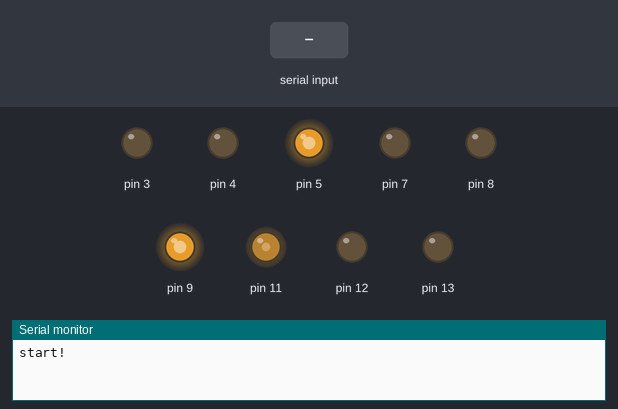
The sketch below on a simulated Arduino Uno, built with avr-gcc and run on an emulated ATmega328P. On the bench: output pins drawn as LEDs (lit = HIGH), the last lines printed to the serial monitor. Inputs (shaded band) come from the test bench.

Above: at 1.2 s.
1.3 s: "u" received over Serial
At 2.5 s:
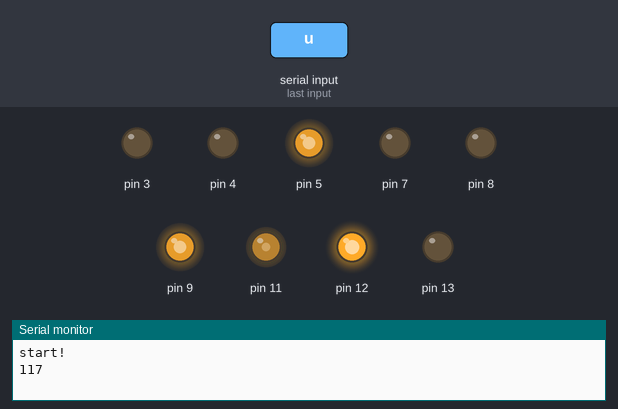
2.8 s: "d" received over Serial
At 3.6 s:
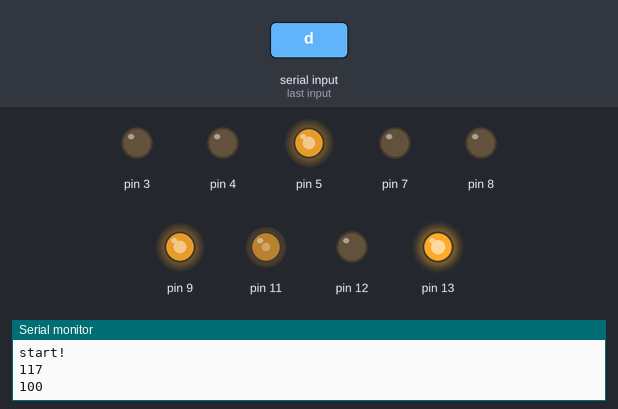
4.3 s: "g90\n" received over Serial
At 4.7 s:
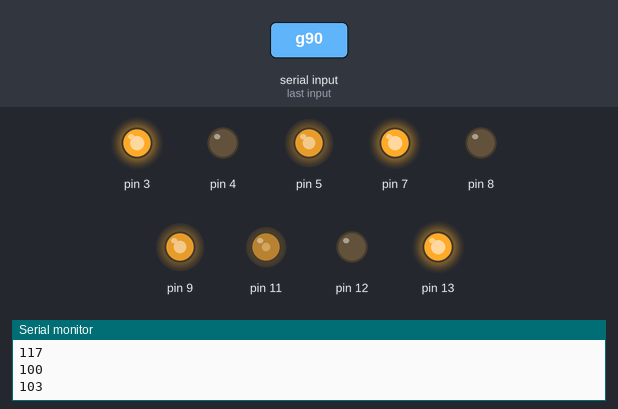
5.8 s: "k" received over Serial
At 7.0 s:
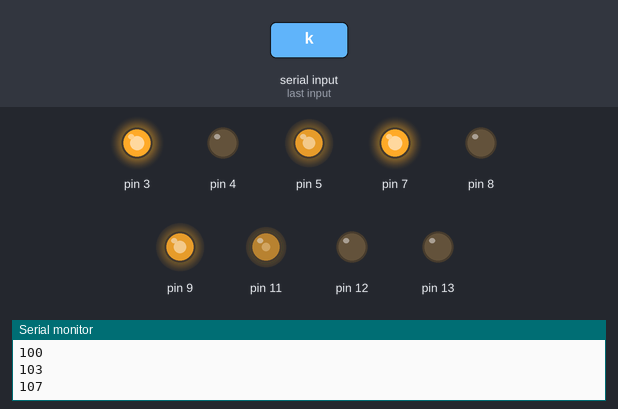
7.3 s: "b90\n" received over Serial
At 8.2 s:
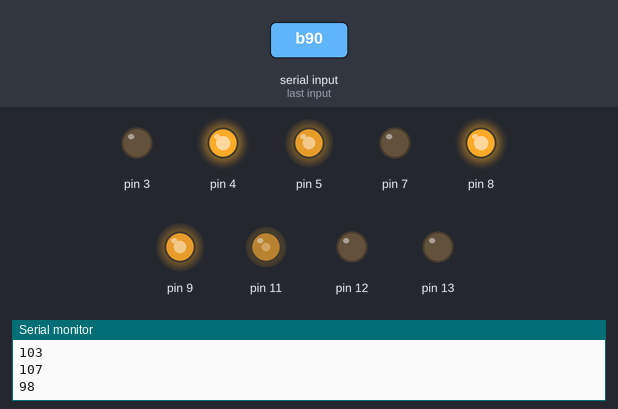
8.8 s: "l90\n" received over Serial
At 9.4 s:
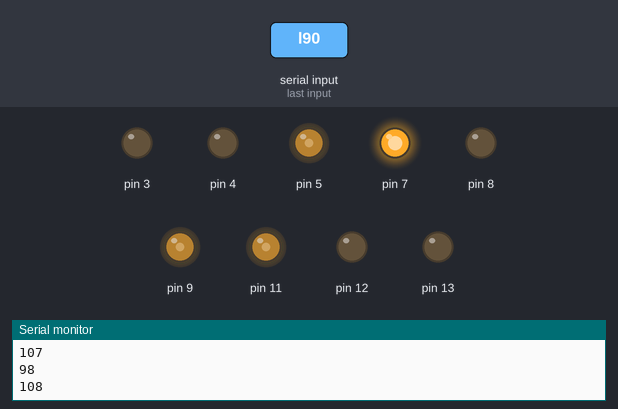
Timing chart, 0 to 11.3 s (numbered marks = the images above; inputs shaded):
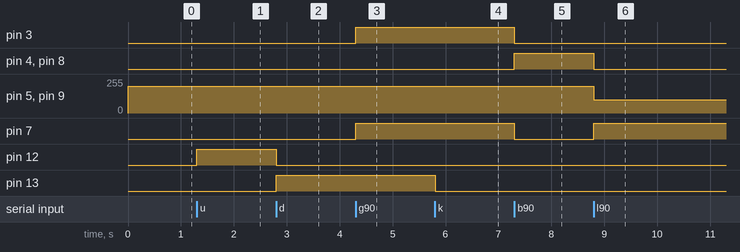

Measured:
- after the input at 1.3 s, pin 12: LOW → HIGH at once
- after the input at 2.8 s, pin 12: HIGH → LOW at once; pin 13: LOW → HIGH at once
- after the input at 4.3 s, pin 3, pin 7: LOW → HIGH at once
- after the input at 5.8 s, pin 13: HIGH → LOW at once
- after the input at 7.3 s, pin 3, pin 7: HIGH → LOW at once; pin 4, pin 8: LOW → HIGH at once
- after the input at 8.8 s, pin 4, pin 8: HIGH → LOW at once; pin 5, pin 9: 200/255 → 100/255 at once; pin 7: LOW → HIGH at once

The sketch:

motor.ino
```cpp
//arduino motor control program

void motorStop();
int turn_powerL=100;
int turn_powerR=100;
int powerL=200;
int powerR=200;

int headPower=100;

void changePower(int l,int r){
  analogWrite(5,l);
  analogWrite(9,r);
}

void changeHeadPower(int p){
  analogWrite(11,p);
}

void setup() {

  pinMode(4, OUTPUT);
  pinMode(3, OUTPUT);
  pinMode(7,OUTPUT);
  pinMode(8,OUTPUT);

  pinMode(13,OUTPUT);
  pinMode(12,OUTPUT);

  changePower(powerL,powerR);
  changeHeadPower(headPower);
  motorStop();
  Serial.begin(9600);
  Serial.println("start!");
}

void motorGo_h(){
  digitalWrite(12,HIGH);
  digitalWrite(13,LOW);
}

void motorStop_h(){
  digitalWrite(12,LOW);
  digitalWrite(13,LOW);
}

void motorBack_h(){
  digitalWrite(12,LOW);
  digitalWrite(13,HIGH);
}

void motorGo_r(){
  digitalWrite(7,HIGH);
  digitalWrite(8,LOW);
}

void motorStop_r(){
  digitalWrite(7,LOW);
  digitalWrite(8,LOW);
}

void motorBack_r(){
  digitalWrite(7,LOW);
  digitalWrite(8,HIGH);
}

void motorGo_l(){
  digitalWrite(3,HIGH);
  digitalWrite(4,LOW);
}

void motorStop_l(){
  digitalWrite(3,LOW);
  digitalWrite(4,LOW);
}

void motorBack_l(){
  digitalWrite(3,LOW);
  digitalWrite(4,HIGH);
}

void motorGo(){
  changePower(powerL,powerR);
    motorGo_r();
    motorGo_l();
}

void motorBack(){
  changePower(powerL,powerR);
    motorBack_r();
    motorBack_l();
}
void motorStop(){
    motorStop_r();
    motorStop_l();
}


void motorLeft(){
  changePower(turn_powerL,turn_powerR);
  motorGo_r();
  motorStop_l();
  //motorBack_l();
}
void motorRight(){
  changePower(turn_powerL,turn_powerR);
  motorStop_r();
  //motorBack_r();
  motorGo_l();
}

//4桁の数字を読み込む
int readInt(){
  int ans=0;
  int i=0,inp=-1;
  for(i=0;i<4;i++){
    inp=Serial.read();
    if(inp>='0' && inp<='9'){
      ans=ans*10+inp-'0';
    }else{
      break;
    }
  }
  if(i==0 && inp==-1){
    return -1;
  }
  return ans;
}

void loop() {
  // wait for a second
  int c;
  c=Serial.read();
  if(c>='a' && c<='z'){
    Serial.println(c);
  }
  if(c=='g'){
    motorGo();
  }else if(c=='b'){
    motorBack();
  }else if(c=='s'){
    motorStop();
  }else if(c=='l'){
    motorLeft();
  }else if(c=='r'){
    motorRight();
  }else if(c=='u'){
    motorGo_h();
  }else if(c=='d'){
    motorBack_h();
  }else if(c=='k'){
    motorStop_h();
  }
}
```
